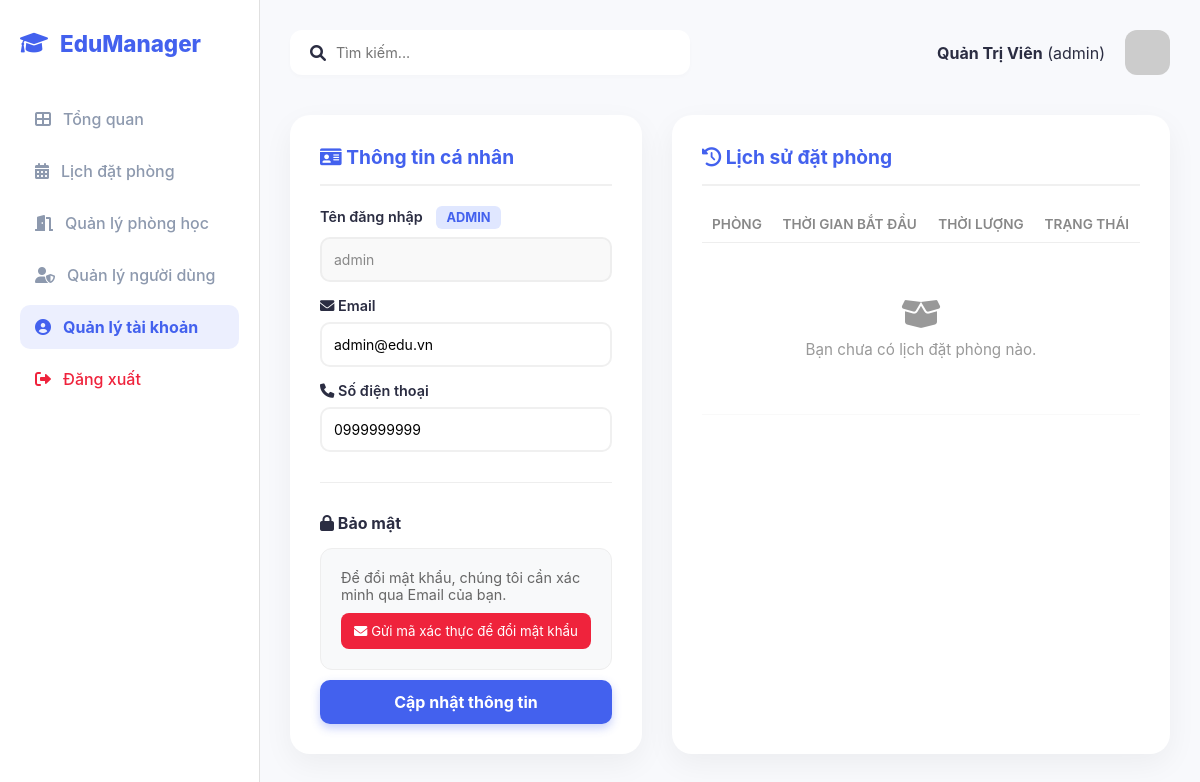
Screenshot of /profile (signed in) with the database file from the repository.
### app.py (models this page shows)
class User(Base):
    __tablename__ = "users"
    id = Column(Integer, primary_key=True, index=True)
    username = Column(String, unique=True, index=True)
    password = Column(String)
    email = Column(String, unique=True)
    phone = Column(String)
    role = Column(String, default="teacher")
    full_name = Column(String)
    verification_code = Column(String, nullable=True)

### app.py (the view)
@app.get("/profile", response_class=HTMLResponse)
async def profile(request: Request, db: Session = Depends(get_db)):
    u = get_current_user(request, db)
    if not u: return RedirectResponse("/")
    user_bookings = db.query(Booking).filter(Booking.user_id == u.id).all()
    history = [{"room_name": (db.query(Classroom).filter(Classroom.id==b.room_id).first().room_name if db.query(Classroom).filter(Classroom.id==b.room_id).first() else "Unknown"), "start_time": b.start_time, "duration": b.duration_hours, "status": b.status} for b in user_bookings]
    return templates.TemplateResponse("profile.html", {"request": request, "user": u, "username": u.username, "role": u.role, "full_name": u.full_name, "history": history})

### templates/profile.html (shortened to what this page needs)
<!DOCTYPE html>
<html lang="vi">
<head>
    <link rel="stylesheet" href="/static/style.css">
    <link rel="stylesheet" href="https://cdnjs.cloudflare.com/ajax/libs/font-awesome/6.0.0/css/all.min.css">
</head>
<body>
    <div class="container">
        <aside class="sidebar">
            <div class="logo"><i class="fas fa-graduation-cap"></i><span>EduManager</span></div>
            <nav>
                <ul>
                    <li><a href="/dashboard"><i class="fas fa-th-large"></i> Tổng quan</a></li>
                    {% if role == 'admin' or role == 'teacher' %}
                    <li><a href="/booking-scheduler"><i class="fas fa-calendar-alt"></i> Lịch đặt phòng</a></li>
                    <li><a href="/room-management"><i class="fas fa-door-open"></i> Quản lý phòng học</a></li>
                    {% endif %}
                    {% if role == 'admin' %}
                    <li><a href="/user-management"><i class="fas fa-user-shield"></i> Quản lý người dùng</a></li>
                    {% endif %}
                    <li><a href="/profile" class="active" style="background: rgba(67, 97, 238, 0.1); color: #4361ee; font-weight: 700;"><i class="fas fa-user-circle"></i> Quản lý tài khoản</a></li>
                    <li class="logout-item"><a href="/logout" style="color: #ef233c;"><i class="fas fa-sign-out-alt"></i> Đăng xuất</a></li>
                </ul>
            </nav>
        </aside>
        <main class="main-content">
            <header>
                <div class="search-bar"><i class="fas fa-search"></i><input type="text" placeholder="Tìm kiếm..."></div>
                <div class="user-profile">
                    <div class="info"><strong>{{ full_name if full_name else username }}</strong> ({{ role }})</div>
                    <img src="https://ui-avatars.com/api/?name={{ full_name if full_name else username }}&background=4361ee&color=fff&size=128" alt="Avatar">
                </div>
            </header>
            <div class="profile-wrapper">
                <div class="profile-card">
                    <h2><i class="fas fa-id-card"></i> Thông tin cá nhân</h2>
                    <form id="profileForm">
                        <div class="form-group">
                            <label>Tên đăng nhập <span class="role-tag">{{ role }}</span></label>
                            <input type="text" value="{{ user.username }}" disabled>
                        </div>
                        <div class="form-group">
                            <label><i class="fas fa-envelope"></i> Email</label>
                            <input type="email" name="email" value="{{ user.email if user.email != 'None' else '' }}" required placeholder="Nhập email của bạn...">
                        </div>
                        <div class="form-group">
                            <label><i class="fas fa-phone"></i> Số điện thoại</label>
                            <input type="text" name="phone" value="{{ user.phone if user.phone != 'None' else '' }}" placeholder="Nhập số điện thoại...">
                        </div>
                        <hr style="margin: 30px 0; border:0; border-top: 1px solid #eee;">
<h3 style="color: #2b2d42; font-size: 1rem; margin-bottom: 15px;"><i class="fas fa-lock"></i> Bảo mật</h3>
<div style="background: #f8f9fa; padding: 20px; border-radius: 12px; border: 1px solid #eee;">
    <div id="pass-step-1">
        <p style="font-size: 0.9rem; color: #666; margin-bottom: 10px;">Để đổi mật khẩu, chúng tôi cần xác minh qua Email của bạn.</p>
        <button type="button" onclick="requestChangePass()" class="btn-premium btn-red" style="width: 100%; justify-content: center; padding: 10px; border: none; border-radius: 8px; background: #ef233c; color: white; cursor: pointer;">
            <i class="fas fa-envelope"></i> Gửi mã xác thực để đổi mật khẩu
        </button>
    </div>
</div>
                        <button type="submit" class="btn-save">Cập nhật thông tin</button>
                    </form>
                </div>
                <div class="history-card">
                    <h2><i class="fas fa-history"></i> Lịch sử đặt phòng</h2>
                    <table class="history-table">
                        <thead>
                            <tr>
                                <th>Phòng</th>
                                <th>Thời gian bắt đầu</th>
                                <th>Thời lượng</th>
                                <th>Trạng thái</th>
                            </tr>
                        </thead>
                        <tbody>
                            {% for item in history %}
                            <tr>
                                <td>
                                    <div style="display: flex; align-items: center;">
                                        <div class="history-icon"><i class="fas fa-door-open"></i></div>
                                        <strong>{{ item.room_name }}</strong>
                                    </div>
                                </td>
                                <td>{{ item.start_time.split('T')[0] }} <span style="color:#888; font-size:0.8rem;">{{ item.start_time.split('T')[1][:5] }}</span></td>
                                <td>{{ item.duration }}</td>
                                <td><span style="color: #06d6a0; font-weight: bold; font-size: 0.85rem;">{{ item.status }}</span></td>
                            </tr>
                            {% else %}
                            <tr>
                                <td colspan="4">
                                    <div class="empty-history">
                                        <i class="fas fa-box-open" style="font-size: 2rem; margin-bottom: 10px;"></i>
                                        <p>Bạn chưa có lịch đặt phòng nào.</p>
                                    </div>
                                </td>
                            </tr>
                            {% endfor %}
                        </tbody>
                    </table>
                </div>
            </div>
        </main>
    </div>
</body>
</html>

### static/style.css (style rules this page uses)
:root { --primary-color: #4361ee; --secondary-color: #3f37c9; --bg-color: #f8f9fc; --sidebar-color: #ffffff; --text-main: #2b2d42; --text-sub: #8d99ae; --white: #ffffff; --danger: #ef233c; --success: #06d6a0; }
* { margin: 0; padding: 0; box-sizing: border-box; font-family: 'Inter', sans-serif; }
body { background-color: var(--bg-color); color: var(--text-main); }
.container { display: flex; min-height: 100vh; }
.sidebar { width: 260px; background: var(--sidebar-color); border-right: 1px solid #e0e0e0; padding: 30px 20px; display: flex; flex-direction: column; }
.logo { display: flex; align-items: center; gap: 12px; font-size: 1.4rem; font-weight: 800; color: var(--primary-color); margin-bottom: 40px; }
.sidebar ul { list-style: none; }
.sidebar ul li { margin-bottom: 8px; }
.sidebar ul li a { text-decoration: none; color: var(--text-sub); padding: 12px 15px; display: flex; align-items: center; gap: 12px; border-radius: 10px; transition: all 0.3s; font-weight: 500; }
.sidebar ul li a:hover, .sidebar ul li a.active { background: #f0f3ff; color: var(--primary-color); }
.main-content { flex: 1; padding: 30px; }
header { display: flex; justify-content: space-between; margin-bottom: 40px; }
.search-bar { background: white; padding: 10px 20px; border-radius: 12px; display: flex; align-items: center; gap: 10px; width: 400px; box-shadow: 0 2px 4px rgba(0,0,0,0.02); }
.search-bar input { border: none; outline: none; width: 100%; font-size: 0.9rem; }
.user-profile { display: flex; align-items: center; gap: 20px; }
.user-profile img { width: 45px; border-radius: 12px; }
table { width: 100%; border-collapse: collapse; }
table th { text-align: left; padding: 15px; color: var(--text-sub); font-weight: 600; font-size: 0.85rem; text-transform: uppercase; border-bottom: 1px solid #f0f0f0; }
table td { padding: 20px 15px; border-bottom: 1px solid #f8f9fa; }
.logout-item i { color: var(--danger); }

### templates/profile.html (style rules this page uses)
.profile-wrapper { display: flex; gap: 30px; flex-wrap: wrap; }
.profile-card { flex: 1; background: white; padding: 30px; border-radius: 20px; box-shadow: 0 10px 30px rgba(0,0,0,0.05); min-width: 300px; height: fit-content; }
.history-card { flex: 1.5; background: white; padding: 30px; border-radius: 20px; box-shadow: 0 10px 30px rgba(0,0,0,0.05); min-width: 300px; }
h2 { margin-top: 0; color: #4361ee; border-bottom: 2px solid #f0f0f0; padding-bottom: 15px; margin-bottom: 20px; font-size: 1.2rem; }
.form-group { margin-bottom: 15px; }
.form-group label { display: block; margin-bottom: 8px; font-weight: 600; color: #2b2d42; font-size: 0.9rem; }
.form-group input { width: 100%; padding: 12px; border: 2px solid #f0f0f0; border-radius: 10px; font-size: 14px; box-sizing: border-box; transition: 0.3s; }
.form-group input:disabled { background: #f9f9f9; color: #888; border-color: #eee; }
.role-tag { display: inline-block; background: #e0e7ff; color: #4361ee; padding: 4px 10px; border-radius: 6px; font-size: 0.8rem; font-weight: bold; margin-left: 10px; text-transform: uppercase; }
.btn-save { width: 100%; padding: 12px; background: #4361ee; color: white; border: none; border-radius: 10px; font-size: 16px; font-weight: bold; cursor: pointer; transition: 0.3s; box-shadow: 0 4px 10px rgba(67, 97, 238, 0.3); margin-top: 10px; }
.history-table { width: 100%; border-collapse: collapse; }
.history-table th { text-align: left; color: #888; font-size: 0.85rem; padding: 10px; border-bottom: 1px solid #eee; }
.history-table td { padding: 15px 10px; border-bottom: 1px solid #f9f9f9; font-size: 0.95rem; }
.empty-history { text-align: center; color: #999; padding: 40px 0; }

### rows the page displays
User: full_name "Quản Trị Viên", role "admin", role "ADMIN", username "admin", email "admin@edu.vn", phone "0999999999"
